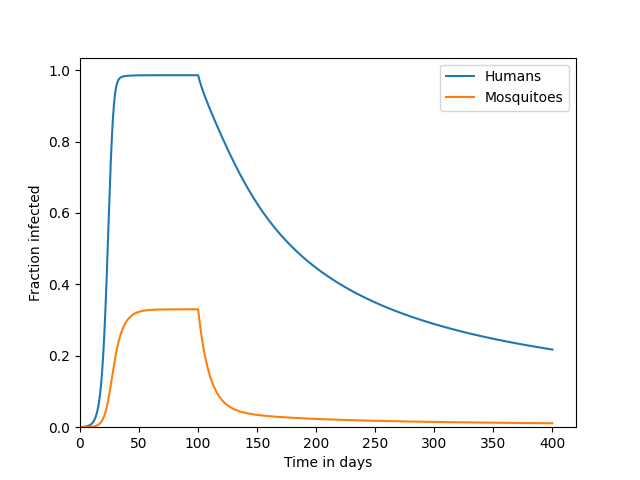

This chart was generated by the following Python code:
# Malaria epidemic simulated with the forward Euler method
#
#
# At 100 days, mosquito nets are 
# introduced that reduce the probability of
# bites by bite_reduction_by_net.
# 
# The mosquito population remains 
# constant because its birth rate is equal to
# its mortality rate.

import matplotlib.pyplot
import numpy
import math

h = 0.1 # days
end_time = 400. # days
num_steps = int(end_time / h)
times = h * numpy.array(range(num_steps + 1))

total_humans = 1e8
total_mosquitoes = 1e10

def prevent_malaria():
    bites_per_day_and_mosquito = 0.1 # humans / (day * mosquito)
    transmission_probability_mosquito_to_human = 0.3 # probability
    transmission_probability_human_to_mosquito = 0.5 # probability
    human_recovery_time = 70.0 # days
    mosquito_lifetime = 10.0 # days
    bite_reduction_by_net = 0.9 # probability

    infected_humans = numpy.zeros(num_steps + 1)
    infected_mosquitoes = numpy.zeros(num_steps + 1)

    infected_humans[0] = 0.
    infected_mosquitoes[0] = 1e6

    for step in range(num_steps):
        net_factor=1
        if h*step>=100:
            net_factor=1-bite_reduction_by_net
        infected_humans[step + 1] = infected_humans[step]+h*(net_factor*bites_per_day_and_mosquito*infected_mosquitoes[step]*(total_humans-infected_humans[step])\
                                    /total_humans*transmission_probability_mosquito_to_human-1/human_recovery_time*infected_humans[step])
        infected_mosquitoes[step + 1] = infected_mosquitoes[step]+h*(net_factor*bites_per_day_and_mosquito*(total_mosquitoes-infected_mosquitoes[step])*infected_humans[step]\
                                    /total_humans*transmission_probability_human_to_mosquito-1/mosquito_lifetime*infected_mosquitoes[step])

    return infected_humans, infected_mosquitoes

infected_humans, infected_mosquitoes = prevent_malaria()

def plot_me():
    humans_plot = matplotlib.pyplot.plot(times, infected_humans / total_humans, label='Humans')
    mosquitoes_plot = matplotlib.pyplot.plot(times, infected_mosquitoes / total_mosquitoes, label='Mosquitoes')
    matplotlib.pyplot.legend(('Humans', 'Mosquitoes'), loc='upper right')

    axes = matplotlib.pyplot.gca()
    axes.set_xlabel('Time in days')
    axes.set_ylabel('Fraction infected')
    matplotlib.pyplot.xlim(xmin = 0.)
    matplotlib.pyplot.ylim(ymin = 0.)
    matplotlib.pyplot.show()
plot_me()
